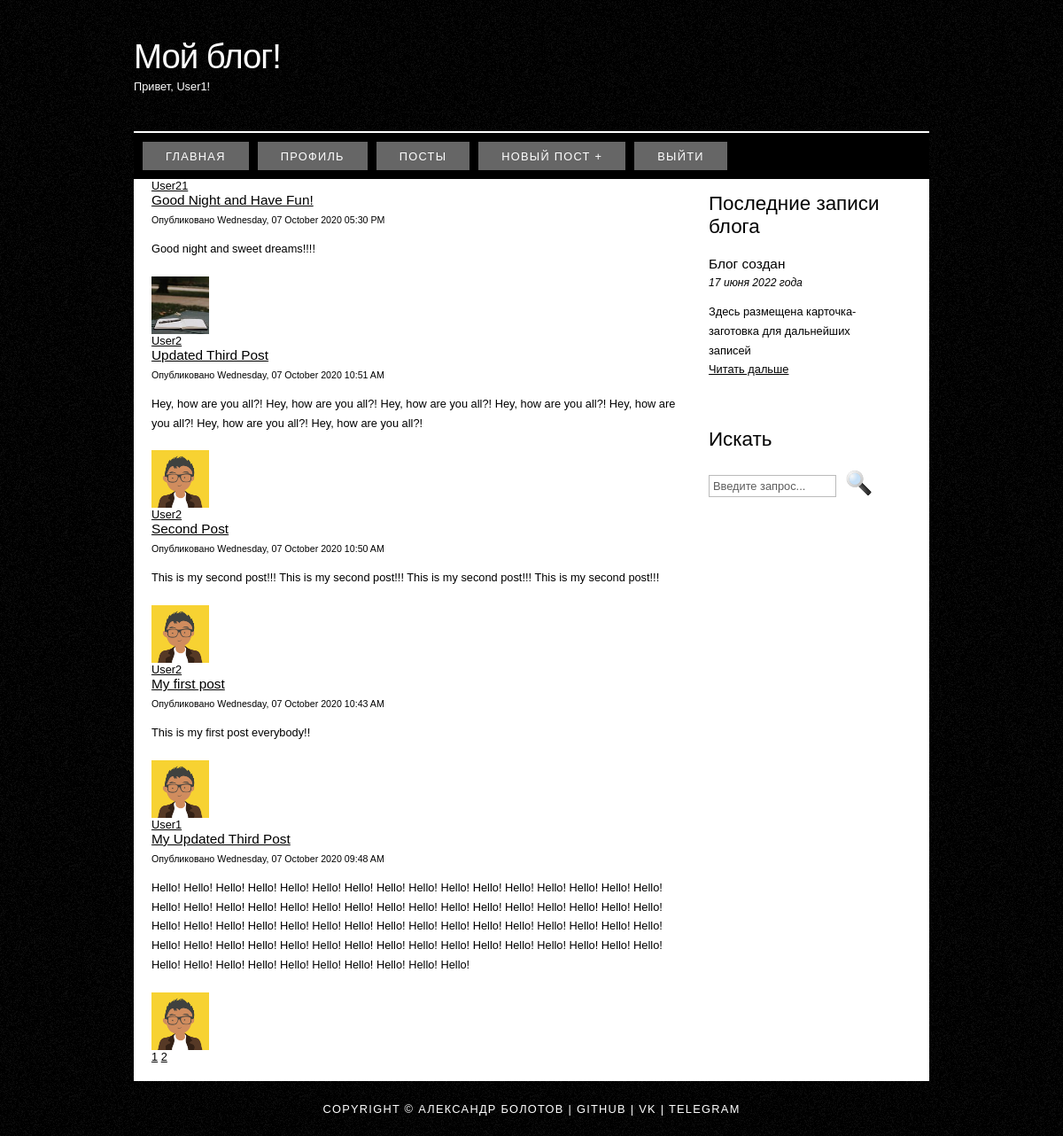
The page /allpost (signed in) on the database its author committed.
### flask_blog/models.py (models this page shows, shortened)
class User(db.Model, UserMixin):
    id = db.Column(db.Integer, primary_key=True)
    username = db.Column(db.String(20), unique=True, nullable=False)
    email = db.Column(db.String(120), unique=True, nullable=False)
    image_file = db.Column(db.String(20), nullable=False, default='default.png')
    password = db.Column(db.String(60), nullable=False)
    posts = db.relationship('Post', backref='author', lazy=True)

class Post(db.Model):
    id = db.Column(db.Integer, primary_key=True)
    title = db.Column(db.String(100), nullable=False)
    date_posted = db.Column(db.DateTime, nullable=False, default=datetime.utcnow)
    content = db.Column(db.Text, nullable=False)
    user_id = db.Column(db.Integer, db.ForeignKey('user.id'), nullable=False)

### flask_blog/posts/views.py (the view)
@posts.route('/allpost')
@login_required
def all_post():
    page = request.args.get('page', 1, type=int)
    posts = Post.query.order_by(Post.date_posted.desc()).paginate(page=page, per_page=5)
    return render_template('all_post.html', posts=posts)

### flask_blog/models.py (called while the page is built)
@login_manager.user_loader
def load_user(user_id):
    return User.query.get(int(user_id))

### flask_blog/templates/all_post.html
{% extends "base.html" %}
{% block content %}
{% for post in posts.items %}
<a href="{{ url_for('users.user_posts', username=post.author.username) }}" id="author" style="margin: 0 auto;">{{
    post.author.username }}</a>
<h4 class="card-title"><a class="title" href="{{ url_for('posts.post', post_id=post.id) }}">{{ post.title }}</a></h4>
<small>Опубликовано {{ post.date_posted.strftime('%A, %d %B %Y %I:%M %p') }}</small>
<br>
<br>
<p class="card-text">{{ post.content }}</p>
<div class="container" style="display: flex;">
    <article class="media" style="display: flex; flex-direction: column;">
        <img class="rounded-circle article-img" style="margin-right: 5px;"
             src="{{ url_for('static',
 filename='profile_pics/' + post.author.image_file) }}">
    </article>
</div>
{% endfor %}
{% for page_num in posts.iter_pages(left_edge=1, right_edge=1, left_current=1, right_current=2) %}
{% if page_num %}
{% if posts.page == page_num %}
<a class="btn btn-success mb-4" href="{{ url_for('posts.all_post', page=page_num) }}">{{ page_num }}</a>
{% else %}
<a class="btn btn-outline-success mb-4" href="{{ url_for('posts.all_post', page=page_num) }}">{{ page_num }}</a>
{% endif %}
{% endif %}
{% endfor %}
{% endblock content %}

### flask_blog/templates/base.html (shortened to what this page needs)
<!DOCTYPE HTML>
<html>
{% block head %}
<head>
    <link rel="stylesheet" type="text/css" href="{{ url_for('static',filename='styles/style.css') }}">
</head>
{% endblock %}
<body>
<div id="main">
    <div id="header">
        <div id="logo">
            <div id="logo_text">
                <h1>Мой блог!</h1>
                <h2>Привет, {{ current_user.username }}!</h2>
            </div>
        </div>
        <div id="menubar">
            <ul id="menu">
                <li class="selected">
                    <a href="{{url_for('main.index') }}">Главная</a>
                </li>
                {% if current_user.is_authenticated %}
                <li class="selected">
                    <a href="{{ url_for('users.account') }}">Профиль</a>
                    <a href="{{ url_for('posts.all_post') }}">Посты</a>
                    <a href="{{ url_for('posts.new_post') }}">Новый пост +</a>
                    <a href="{{ url_for('users.logout') }}">Выйти</a>
                </li>
                {% else %}
                <li class="selected">
                    <a href="{{url_for('users.register') }}">Зарегистрироваться</a>
                    <a href="{{url_for('users.login') }}">Войти</a>
                </li>
                {% endif %}
            </ul>
        </div>
    </div>
    <div id="site_content">
        <div class="sidebar">
            <h3>Последние записи блога</h3>
            <h4>Блог создан</h4>
            <h5>17 июня 2022 года</h5>
            <p>Здесь размещена карточка-заготовка для дальнейших записей<br/><a
                    href="#">Читать дальше</a></p>
            <p></p>
            <h3>Искать</h3>
            <form method="post" action="#" id="search_form">
                <p>
                    <input class="search" type="text" name="search_field" value="Введите запрос..."/>
                    <input name="search" type="image" style="border: 0; margin: 0 0 -9px 5px;"
                           src="../static/styles/search.png"
                           alt="Search" title="Search"/>
                </p>
            </form>
        </div>
        <div id="content">
            {% block content %}
            {% endblock %}
        </div>
    </div>
    <div id="footer">
        Copyright &copy; Александр Болотов | <a href="https://github.com/alexabolot1">GitHub</a> | <a
            href="https://vk.com/alexabolot">VK</a> | <a
            href="https://t.me/alexabolot">Telegram</a>
    </div>
</div>
</body>
</html>

### flask_blog/static/styles/style.css (style rules this page uses)
html { height: 100%; }
* { margin: 0; padding: 0; }
body { font: normal .80em 'trebuchet ms', arial, sans-serif; background: #F0EFE2 url(background.png) repeat; color: #000; }
p { padding: 0 0 20px 0; line-height: 1.7em; }
img { border: 0; }
h1, h2, h3, h4, h5, h6 { font: normal 175% 'century gothic', arial, sans-serif; color: #000; margin: 0 0 15px 0; padding: 15px 0 5px 0; }
h2 { font: normal 175% 'century gothic', arial, sans-serif; }
h4, h5, h6 { margin: 0; padding: 0 0 5px 0; font: normal 120% arial, sans-serif; }
h5, h6 { font: italic 95% arial, sans-serif; padding: 0 0 15px 0; }
a, a:hover { outline: none; text-decoration: underline; color: #000; }
ul { margin: 2px 0 22px 17px; }
ul li { list-style-type: circle; margin: 0 0 6px 0; padding: 0 0 4px 5px; }
#main, #logo, #menubar, #site_content, #footer { margin-left: auto; margin-right: auto; }
#header { background: transparent; height: 202px; }
#logo { width: 898px; position: relative; height: 148px; border-bottom: 2px solid #FFF; }
#logo #logo_text { position: absolute; top: 20px; left: 0; }
#logo h1, #logo h2 { font: normal 300% 'century gothic', arial, sans-serif; border-bottom: 0; text-transform: none; margin: 0; }
#logo_text h1, #logo_text h1 a, #logo_text h1 a:hover { padding: 22px 0 0 0; color: #FFF; letter-spacing: -1px; text-decoration: none; }
#logo_text h2 { font-size: 100%; padding: 4px 0 0 0; color: #FFF; }
#menubar { width: 898px; height: 52px; padding: 0; background: #000; }
ul#menu, ul#menu li { float: left; margin: 0; padding: 0; }
ul#menu li { list-style: none; }
ul#menu li a { letter-spacing: 0.1em; font: normal 100% arial, sans-serif; display: block; float: left; height: 17px; margin: 10px 0 0 10px; padding: 9px 26px 6px 26px; text-align: center; color: #FFF; text-transform: uppercase; text-decoration: none; background: transparent; }
ul#menu li a:hover, ul#menu li.selected a, ul#menu li.selected a:hover { color: #FFF; background: transparent url(transparent_light.png) repeat; }
#site_content { width: 854px; overflow: hidden; margin: 0 auto 0 auto; padding: 0 24px 20px 20px; background: #FFF; }
.sidebar { float: right; width: 210px; padding: 0 15px 20px 15px; }
#content { text-align: left; float: left; width: 595px; padding: 0; }
#footer { width: 898px; font: normal 100% 'lucida sans unicode', arial, sans-serif; height: 33px; padding: 24px 0 5px 0; text-align: center; background: transparent; color: #FFF; text-transform: uppercase; letter-spacing: 0.1em; }
#footer a { color: #FFF; text-decoration: none; }
.search { color: #5D5D5D; border: 1px solid #BBB; width: 134px; padding: 4px; font: 100% arial, sans-serif; }
.article-img { height: 65px; width: 65px; margin-right: 16px; }

### rows shown on the page
User: username "User1"
Post: author.username "User21", title "Good Night and Have Fun!", date_posted "Wednesday, 07 October 2020 05:30 PM", content "Good night and sweet dreams!!!!", image_file (picture)
Post: author.username "User2", title "Updated Third Post", date_posted "Wednesday, 07 October 2020 10:51 AM", content "Hey, how are you all?! Hey, how are you all?! Hey, how are you all?! Hey, how are you all?! Hey, how are you all?! Hey, how are you all?! Hey, how are you all?!", image_file (placeholder picture)
Post: author.username "User2", title "Second Post", date_posted "Wednesday, 07 October 2020 10:50 AM", content "This is my second post!!! This is my second post!!! This is my second post!!! This is my second post!!!", image_file (placeholder picture)
Post: author.username "User2", title "My first post", date_posted "Wednesday, 07 October 2020 10:43 AM", content "This is my first post everybody!!", image_file (placeholder picture)
Post: author.username "User1", title "My Updated Third Post", date_posted "Wednesday, 07 October 2020 09:48 AM", content "Hello! Hello! Hello! Hello! Hello! Hello! Hello! Hello! Hello! Hello! Hello! Hello! Hello! Hello! Hello! Hello! Hello! Hello! Hello! Hello! Hello! Hello! Hello! Hello! Hello! Hello! Hello! Hello! Hello! Hello! Hello! Hello! Hello! Hello! Hello! Hello! Hello! Hello! Hello! Hello! Hello! Hello! Hello! Hello! Hello! Hello! Hello! Hello! Hello! Hello! Hello! Hello! Hello! Hello! Hello! Hello! Hello! Hello! Hello! Hello! Hello! Hello! Hello! Hello! Hello! Hello! Hello! Hello! Hello! Hello! Hello! Hello! Hello! Hello!", image_file (placeholder picture)

### other values the page prints
{{ page_num }} "1"
{{ page_num }} "2"
